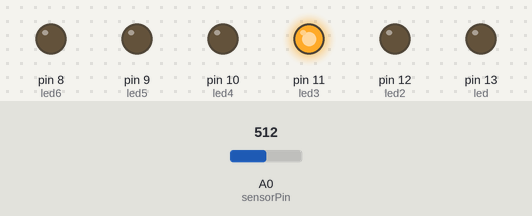
Recording of a sketch running on a simulated Arduino Uno, built with avr-gcc and run on an emulated ATmega328P. Parts: output pins drawn as LEDs (lit = HIGH). The test bench sets the inputs (shaded band); at power-on: A0 (sensorPin) = 512.

Above: at 1.2 s.
1.3 s: A0 (sensorPin) set to 0
At 2.4 s:
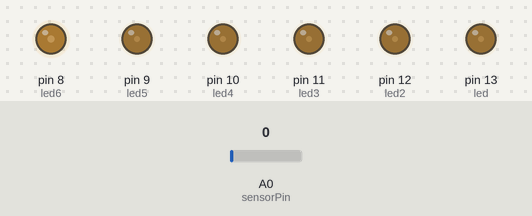
3.0 s: A0 (sensorPin) set to 122
At 3.18 s:
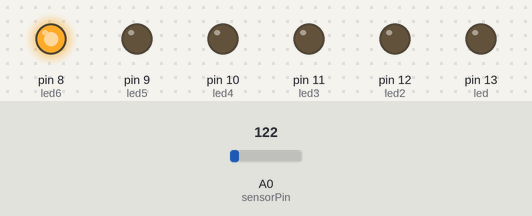
6.0 s: A0 (sensorPin) set to 1023
At 7.4 s:
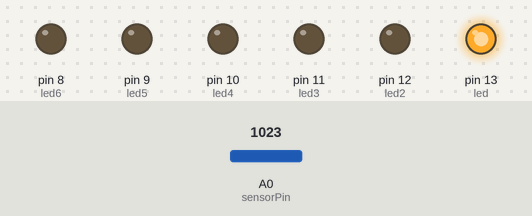
7.5 s: A0 (sensorPin) set to 812
At 10.3 s:
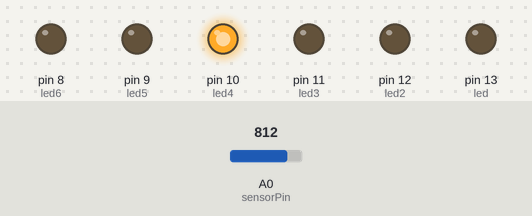
10.5 s: A0 (sensorPin) set to 786
Timing chart, 0 to 13.0 s (numbered marks = the images above; inputs shaded):
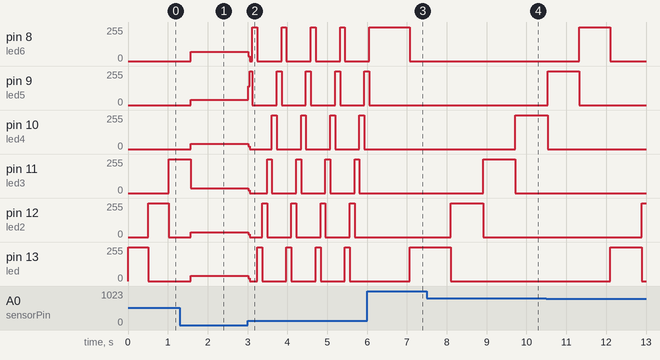

The sketch:

Tim_s_LED_project_code.ino
```cpp
// This was made by Tim Jones for embedded systems 2014.
// Nothing was taken from any other program, 100% of this programme was made by me.
// This is my LED project.
// It works by turning LEDs off and on at a rate that depends on the value of the potentiometer.

//this is setting up all my variables
int sensorPin = 0;
int led = 13;
int led2 = 12;
int led3 = 11;
int led4 = 10;
int led5 = 9;
int led6 = 8;

void setup() {
  //set up all my pins to output
  pinMode(led, OUTPUT);
  pinMode(led2, OUTPUT);
  pinMode(led3, OUTPUT);
  pinMode(led4, OUTPUT);
  pinMode(led5, OUTPUT);
  pinMode(led6, OUTPUT);

}

//
void loop() {
  int sensorValue;
  sensorValue = analogRead(sensorPin);//allows me to check what value the potentiometer is at

  //this turns the LED from pin 13 on and the rest off
  digitalWrite(led, HIGH);
  digitalWrite(led2, LOW);
  digitalWrite(led3, LOW);
  digitalWrite(led4, LOW);
  digitalWrite(led5, LOW);
  digitalWrite(led6, LOW);
  delay(analogRead(sensorPin));//this reads in what the potentiometer is

  //this turns the LED from pin 12 on and the rest off
  digitalWrite(led, LOW);
  digitalWrite(led2, HIGH);
  digitalWrite(led3, LOW);
  digitalWrite(led4, LOW);
  digitalWrite(led5, LOW);
  digitalWrite(led6, LOW);
  delay(analogRead(sensorPin));//this reads in what the potentiometer is

  //this turns the LED from pin 11 on and the rest off
  digitalWrite(led, LOW);
  digitalWrite(led2, LOW);
  digitalWrite(led3, HIGH);
  digitalWrite(led4, LOW);
  digitalWrite(led5, LOW);
  digitalWrite(led6, LOW);
  delay(analogRead(sensorPin));//this reads in what the potentiometer is

  //this turns the LED from port 10 on and the rest off
  digitalWrite(led, LOW);
  digitalWrite(led2, LOW);
  digitalWrite(led3, LOW);
  digitalWrite(led4, HIGH);
  digitalWrite(led5, LOW);
  digitalWrite(led6, LOW);
  delay(analogRead(sensorPin));//this reads in what the potentiometer is

  //this turns the LED from pin 9 on and the rest off
  digitalWrite(led, LOW);
  digitalWrite(led2, LOW);
  digitalWrite(led3, LOW);
  digitalWrite(led4, LOW);
  digitalWrite(led5, HIGH);
  digitalWrite(led6, LOW);
  delay(analogRead(sensorPin));//this reads in what the potentiometer is

  //this turns the LED from pin 8 on and the rest off
  digitalWrite(led, LOW);
  digitalWrite(led2, LOW);
  digitalWrite(led3, LOW);
  digitalWrite(led4, LOW);
  digitalWrite(led5, LOW);
  digitalWrite(led6, HIGH);
  delay(analogRead(sensorPin));//this reads in what the potentiometer is

}
```

Measured:
- after the input at 1.3 s, pin 8 (led6): 0/255 → 69/255 after 0.28 s; pin 11 (led3): 255/255 → 37/255 after 0.28 s; pin 12 (led2): 0/255 → 37/255 after 0.28 s; pin 13 (led): 0/255 → 38/255 after 0.28 s
- after the input at 3.0 s, pin 9 (led5): 38/255 → 139/255 at once, then moves between 0/255 and 255/255, repeating every 0.73 s; pin 10 (led4): 38/255 → 21/255 at once, then repeats every 0.67 s: 0/255 0.55 s, 255/255 0.12 s
- after the input at 6.0 s, pin 9 (led5): goes on until 6.1 s, then stays 0/255; pin 10 (led4), pin 11 (led3), pin 12 (led2): stops changing and stays 0/255
- after the input at 7.5 s, pin 10 (led4): 0/255 → 255/255 after 2.2 s instead of 2.6 s
